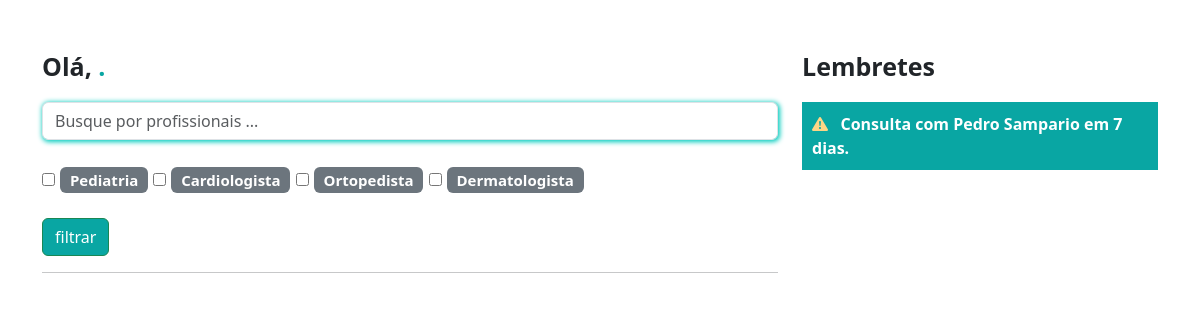
Before: /pacientes/home/ with the older database file.
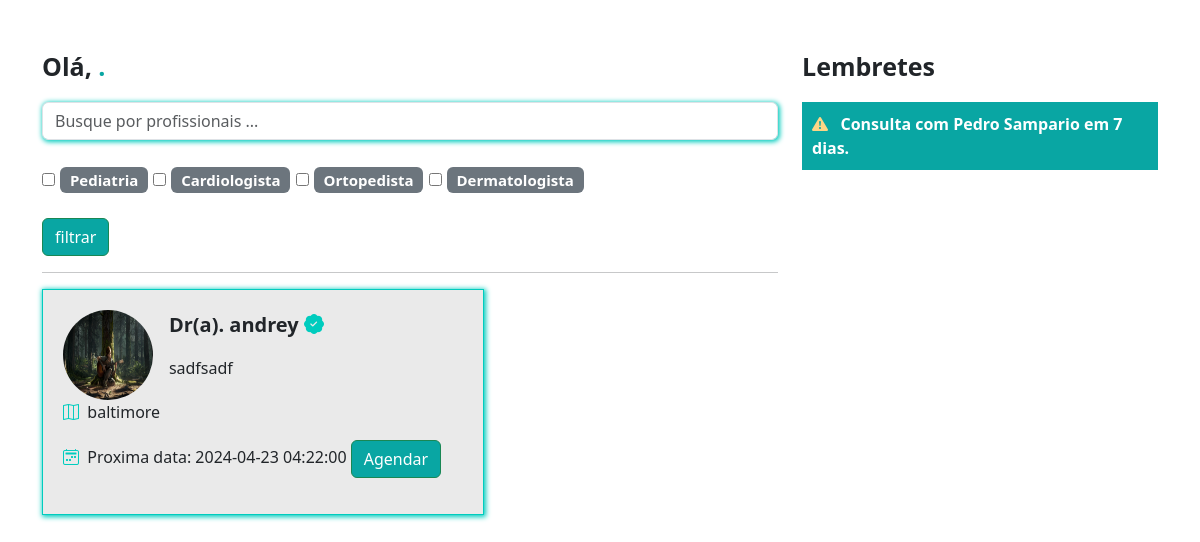
After: the same page with the newer database file.
### medico/models.py (models this page shows, shortened)
class Especialidades(models.Model):
    especialidade = models.CharField(max_length=100)

class DadosMedico(models.Model):
    crm = models.CharField(max_length=30)
    nome = models.CharField(max_length=100)
    cep = models.CharField(max_length=15)
    rua = models.CharField(max_length=100)
    bairro = models.CharField(max_length=100)
    numero = models.IntegerField()
    rg = models.ImageField(upload_to='rgs')
    cedula_identidade_medica = models.ImageField(upload_to='cim')
    foto = models.ImageField(upload_to='fotos_perfil')
    descricao = models.TextField()
    valor_consulta = models.FloatField(default=100)
    user = models.ForeignKey(User, on_delete=models.DO_NOTHING)
    especialidade = models.ForeignKey(Especialidades, on_delete=models.DO_NOTHING)
    @property
    def proxima_data(self):
        proxima_data = DatasAbertas.objects.filter(user=self.user).filter(data__gt=datetime.now()).filter(agendado=False).order_by('data').first()
        return proxima_data

class DatasAbertas(models.Model):
    data = models.DateTimeField()
    user = models.ForeignKey(User, on_delete=models.DO_NOTHING)
    agendado = models.BooleanField(default=False)
    def __str__(self):
        return str(self.data)

### paciente/views.py (the view)
# urls.py: path('home/', views.home, name="home"),
def home(request):
    if request.method == "GET":
        medico_filtrar = request.GET.get('medico')
        especialidades_filtrar = request.GET.getlist('especialidades')
        medicos = DadosMedico.objects.all()
        if medico_filtrar:
            medicos = medicos.filter(nome__icontains=medico_filtrar)
        if especialidades_filtrar:
            medicos = medicos.filter(especialidade_id__in=especialidades_filtrar)
        especialidades = Especialidades.objects.all()
        return render(request, 'home.html', {
           "medicos": medicos,
           'especialidades': especialidades
       })

### paciente/templates/home.html
{% extends "template.html" %}
{% load static %}
{% block 'head' %}
    <link rel="stylesheet" href="{% static 'medico/css/abrir_horario.css' %}">
    <link rel="stylesheet" href="{% static 'usuarios/css/usuarios.css' %}">
    <link rel="stylesheet" href="{% static 'medico/css/cadastro_medico.css' %}">
    <link rel="stylesheet" href="{% static 'pacientes/css/home.css' %}">
    <link rel="stylesheet" href="https://cdn.jsdelivr.net/npm/bootstrap-icons@1.11.3/font/bootstrap-icons.min.css">
{% endblock 'head' %}
{% block 'body' %}
<br><br>
<div class="container">
    <div class="row">
        <div class="col-md-8">
            <p style="font-size: 25px" class="p-bold">Olá, <span class="color-dark">{{request.user.username}}.</span></p>
            <form action="{% url 'home' %}" post="GET">
                <input type="text" class="form-control shadow-main-color" placeholder="Busque por profissionais ..." name="medico">
                <br>
                <div class="especialidades">
                    {% for especialidade in especialidades %}
                    <input type="checkbox" name="especialidades" value="{{especialidade.id}}">
                    <span class="badge bg-secondary">
                        {{especialidade.especialidade}}
                    </span>
                    {% endfor %}
                </div>
                <br>
                <input type="submit" value="filtrar" class="btn btn-success btn-dark-color">
            </form>
            <hr>
            <div class="list-medicos">
                {% for medico in medicos %}
                <div class="card-medicos shadow-main-color">
                    <div class="row">
                        <div class="col-md-3"><img src="{{medico.foto.url}}" class="foto-perfil-card" alt=""></div>
                        <div class="col-md">
                            <p style="font-size: 20px" class="p-bold">Dr(a). {{medico.nome}} <i class="bi bi-patch-check-fill icon-main"></i></p>
                            <p>{{medico.descricao}}</p>
                        </div>
                    </div>
                    <p><i class="bi bi-map icon-main"></i>&nbsp&nbsp{{medico.rua}}</p>
                    <p><i class="bi bi-calendar2-week icon-main"></i>&nbsp&nbspProxima data:
                        {% if medico.proxima_data %}
                        {{medico.proxima_data}}
                        {% else %}
                            Aguarde uma data
                        {% endif %}
                    <a href="{% url 'escolher_horario' medico.id %}" class="btn btn-success btn-dark-color">Agendar</a>
                </div>
                <br>
                {% endfor %}
            </div>
        </div>
        <div class="col-md-4">
            <p style="font-size: 25px" class="p-bold">Lembretes</p>
            <p class="bg-main-lembrete">
                <span class="p-bold"><i class="bi bi-exclamation-triangle-fill icon-differential"></i>&nbsp&nbsp Consulta com Pedro Sampario em 7 dias.</span>
            </p>
        </div>
    </div>
</div>
{% endblock 'body' %}

### templates/template.html (shortened to what this page needs)
{% load static %}
<!DOCTYPE html>
<html lang="en">
<head>
    <link rel="stylesheet" href="{% static 'geral/css/template.css' %}">
    <link rel="stylesheet" href="https://cdn.jsdelivr.net/npm/bootstrap@5.3.3/dist/css/bootstrap.min.css">
    {% block 'head' %}{% endblock 'head' %}
</head>
<body>
    {% block 'body' %}{% endblock 'body' %}
</body>
</html>

### templates/static/geral/css/template.css (style rules this page uses)
:root { --main-color: #00CCBE; --dark-color: #09A6A3; --contrast-color: #FFD686; }
.p-bold { font-weight: bold; }
.color-dark { color: var(--dark-color); }

### templates/static/usuarios/css/usuarios.css (style rules this page uses)
.btn-dark-color { background-color: var(--dark-color); color: white; }

### templates/static/medico/css/cadastro_medico.css (style rules this page uses)
.shadow-main-color { box-shadow: 1px 1px 5px 1px rgba(0, 204, 190.4); }

### templates/static/pacientes/css/home.css (style rules this page uses)
.especialidades { font-size: 20px; }
.card-medicos { width: 60%; background-color: #EAEAEA; border: 1px solid var(--main-color); padding: 20px; }
.foto-perfil-card { width: 90px; height: 90px; border-radius: 45px; }
.icon-main { color: var(--main-color); }
.bg-main-lembrete { background-color: var(--dark-color); padding: 10px; color: white; }
.icon-differential { color: var(--contrast-color); }

Changed rows visible on the page:
added DadosMedico: foto (picture), nome "andrey", descricao "sadfsadf", rua "baltimore", proxima_data "2024-04-23 04:22:00"
